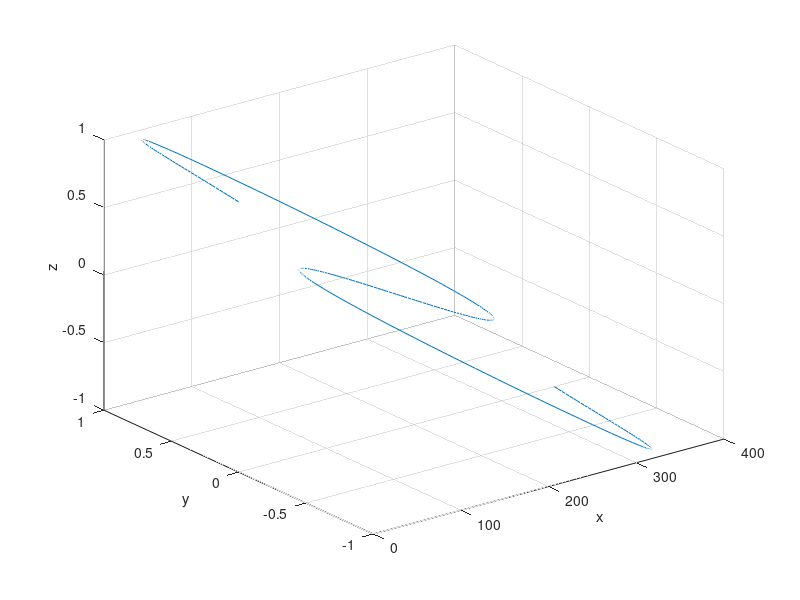

This figure's MATLAB source:
x = 0:360;
y = sind(2*x);
z = cosd(x/2);
t = x;

plot3(x,y,z);
hold on
% plot3(x,z);

xlabel('x')
ylabel('y')
zlabel('z')
grid on
